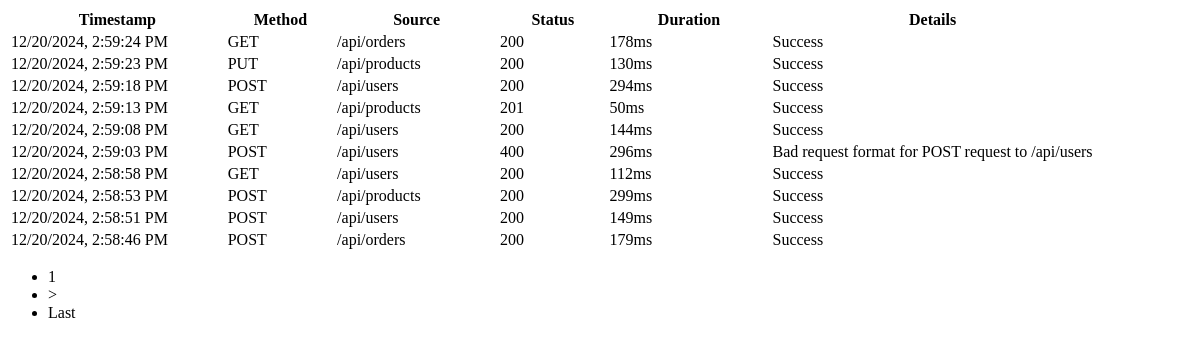
/api/event-rows/, run on an earlier commit of the app's database.
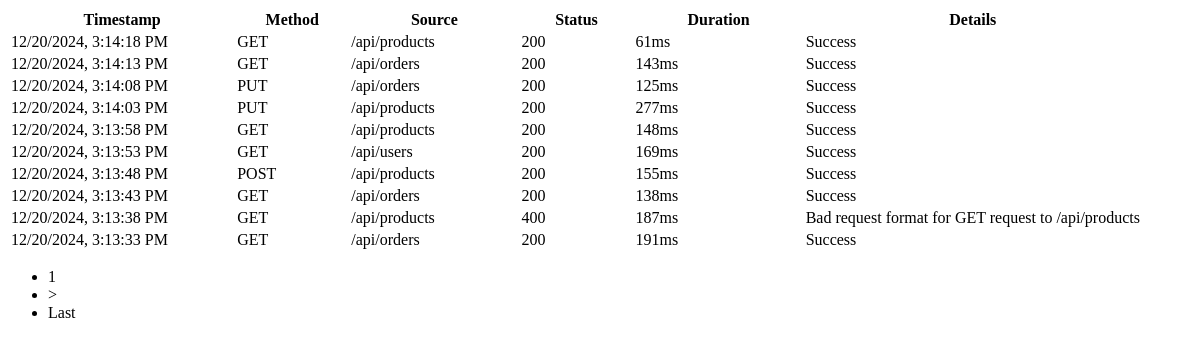
And on a later commit of the database.
### events/models.py (models this page shows, shortened)
class Event(models.Model):
    HTTP_METHODS = ["GET", "POST", "PUT", "DELETE"]
    method = models.CharField(
        max_length=10,
        choices=[(m, m) for m in HTTP_METHODS],
        help_text="HTTP method used for the request",
    )
    source = models.CharField(
        max_length=100,
    )
    timestamp = models.DateTimeField(auto_now_add=True)
    duration_ms = models.IntegerField()
    status_code = models.IntegerField()
    request_id = models.UUIDField(
        default=uuid.uuid4, unique=True, help_text="Unique identifier for the request"
    )
    metadata = models.JSONField(default=dict)
    class Meta:
        ordering = ["-timestamp"]
        indexes = [
            models.Index(fields=["-timestamp"]),
            models.Index(fields=["status_code"]),
            models.Index(fields=["method"]),
        ]

### events/views.py (the view)
# urls.py: path('api/event-rows/', views.table_rows, name='table_rows'),
def table_rows(request):
    page_number = request.GET.get("page", 1)
    paginator = Paginator(Event.objects.all().order_by("-timestamp"), 10)
    events = paginator.get_page(page_number)
    return render(request, "dashboard/table/base.html", {"events": events})

### events/templates/dashboard/table/base.html (shortened to what this page needs)
<div class="card-body table-responsive">
    <table class="table table-hover">
        <thead>
            <tr>
                <th style="width: 20%">Timestamp</th>
                <th style="width: 10%">Method</th>
                <th style="width: 15%">Source</th>
                <th style="width: 10%">Status</th>
                <th style="width: 15%">Duration</th>
                <th style="width: 30%">Details</th>
            </tr>
        </thead>
        <tbody>
            {% for event in events %}
            <tr>
                <td style="width: 20%">{{ event.timestamp|date:"m/d/Y, g:i:s A" }}</td>
                <td style="width: 10%">{{ event.method }}</td>
                <td style="width: 15%">{{ event.source }}</td>
                <td style="width: 10%">{{ event.status_code }}</td>
                <td style="width: 15%">{{ event.duration_ms }}ms</td>
                <td style="width: 30%">
                    {% if event.status_code >= 400 %}
                        {{ event.metadata.error_message }}
                    {% else %}
                        Success
                    {% endif %}
                </td>
            </tr>
            {% endfor %}
        </tbody>
    </table>
    {% if events %}
    <nav aria-label="Event list navigation">
        <ul class="pagination justify-content-center m-0">
            <li class="page-item active" aria-current="page">
                <a class="page-link">{{ events.number }}</a>
            </li>
            {% if events.has_next %}
            <li class="page-item">
                <a class="page-link"
                   hx-get="{% url 'table_rows' %}?page={{ events.next_page_number }}"
                   hx-target="#event-table-container"
                   aria-label="Next">
                    &gt;
                </a>
            </li>
            <li class="page-item">
                <a class="page-link"
                   hx-get="{% url 'table_rows' %}?page={{ events.paginator.num_pages }}"
                   hx-target="#event-table-container"
                   aria-label="Last">
                    Last
                </a>
            </li>
            {% endif %}
        </ul>
    </nav>
    {% endif %}
</div>

What changed in the data, as far as the page shows it:
no longer on this page (row unchanged): Event: timestamp "12/20/2024, 2:59:24 PM", method "GET", source "/api/orders", status_code "200", duration_ms "178", shows "Success"
no longer on this page (row unchanged): Event: timestamp "12/20/2024, 2:59:23 PM", method "PUT", source "/api/products", status_code "200", duration_ms "130", shows "Success"
no longer on this page (row unchanged): Event: timestamp "12/20/2024, 2:59:18 PM", method "POST", source "/api/users", status_code "200", duration_ms "294", shows "Success"
no longer on this page (row unchanged): Event: timestamp "12/20/2024, 2:59:13 PM", method "GET", source "/api/products", status_code "201", duration_ms "50", shows "Success"
no longer on this page (row unchanged): Event: timestamp "12/20/2024, 2:59:08 PM", method "GET", source "/api/users", status_code "200", duration_ms "144", shows "Success"
no longer on this page (row unchanged): Event: timestamp "12/20/2024, 2:59:03 PM", method "POST", source "/api/users", status_code "400", duration_ms "296", metadata.error_message "Bad request format for POST request to /api/users"
no longer on this page (row unchanged): Event: timestamp "12/20/2024, 2:58:58 PM", method "GET", source "/api/users", status_code "200", duration_ms "112", shows "Success"
no longer on this page (row unchanged): Event: timestamp "12/20/2024, 2:58:53 PM", method "POST", source "/api/products", status_code "200", duration_ms "299", shows "Success"
no longer on this page (row unchanged): Event: timestamp "12/20/2024, 2:58:51 PM", method "POST", source "/api/users", status_code "200", duration_ms "149", shows "Success"
no longer on this page (row unchanged): Event: timestamp "12/20/2024, 2:58:46 PM", method "POST", source "/api/orders", status_code "200", duration_ms "179", shows "Success"
added Event: timestamp "12/20/2024, 3:14:18 PM", method "GET", source "/api/products", status_code "200", duration_ms "61", shows "Success"
added Event: timestamp "12/20/2024, 3:14:13 PM", method "GET", source "/api/orders", status_code "200", duration_ms "143", shows "Success"
added Event: timestamp "12/20/2024, 3:14:08 PM", method "PUT", source "/api/orders", status_code "200", duration_ms "125", shows "Success"
added Event: timestamp "12/20/2024, 3:14:03 PM", method "PUT", source "/api/products", status_code "200", duration_ms "277", shows "Success"
added Event: timestamp "12/20/2024, 3:13:58 PM", method "GET", source "/api/products", status_code "200", duration_ms "148", shows "Success"
added Event: timestamp "12/20/2024, 3:13:53 PM", method "GET", source "/api/users", status_code "200", duration_ms "169", shows "Success"
added Event: timestamp "12/20/2024, 3:13:48 PM", method "POST", source "/api/products", status_code "200", duration_ms "155", shows "Success"
added Event: timestamp "12/20/2024, 3:13:43 PM", method "GET", source "/api/orders", status_code "200", duration_ms "138", shows "Success"
added Event: timestamp "12/20/2024, 3:13:38 PM", method "GET", source "/api/products", status_code "400", duration_ms "187", metadata.error_message "Bad request format for GET request to /api/products"
added Event: timestamp "12/20/2024, 3:13:33 PM", method "GET", source "/api/orders", status_code "200", duration_ms "191", shows "Success"
